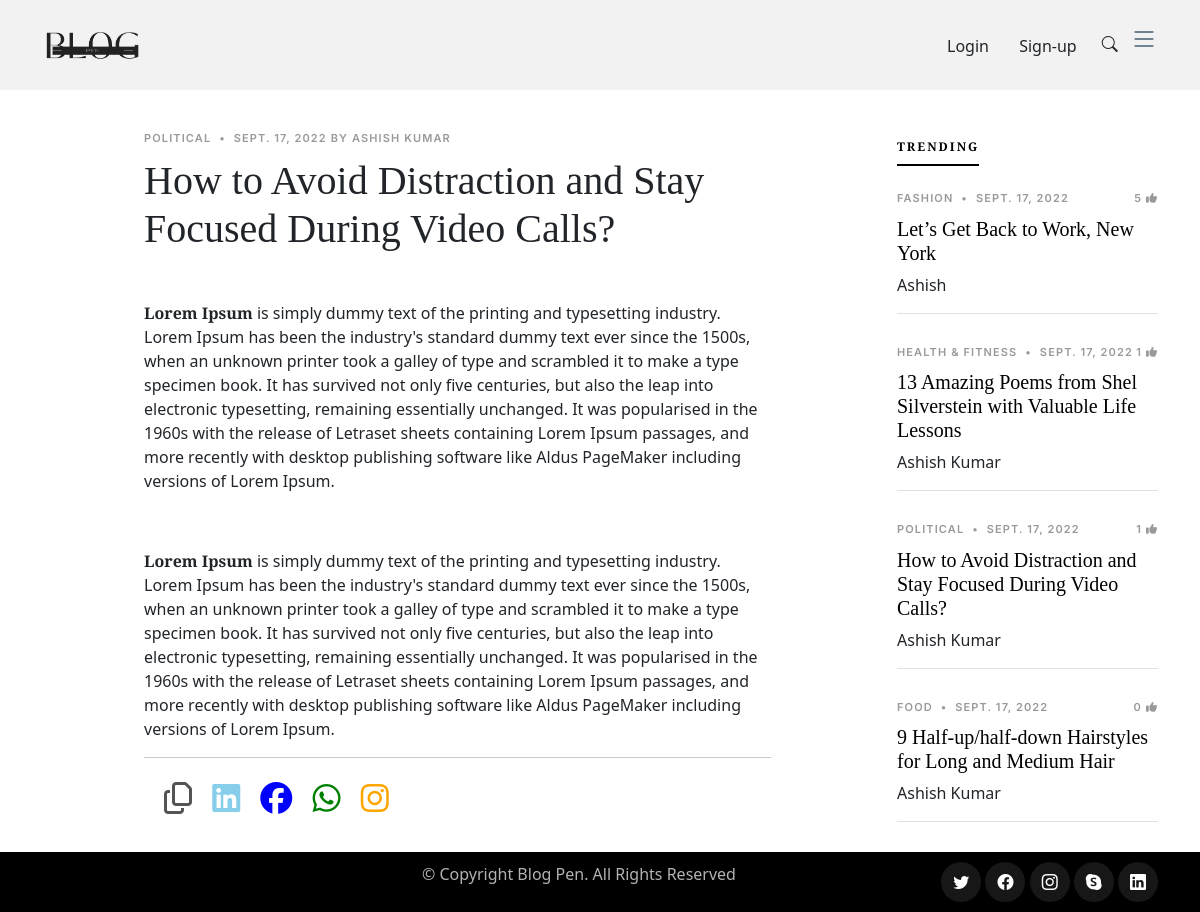
The app's page /blog/6 with its own data.
### blog/models.py (models this page shows, shortened)
class Post(models.Model):
    sno = models.AutoField(primary_key=True)
    title = models.CharField(max_length=200)
    content = models.TextField()
    author = models.ForeignKey(User,on_delete=models.CASCADE)
    category  = models.CharField(
        max_length = 50,
        choices = INT_CHOICES,
        default = 'college'
        )
    likes = models.IntegerField(default=0)
    timestamp = models.DateField(blank=True)
    image = models.ImageField(upload_to="thumbnails/")

### blog/views.py (the view)
# urls.py: path('<str:slug>', views.blogpost, name='slug'),
def blogpost(request,slug):
    a = Post.objects.filter(sno = slug) # Fetching the required Post
    b = Post.objects.filter(sno = slug).first()
    trending =  Post.objects.all().order_by('-likes')
    return render(request,'blog/blogpost.html',{'post':a[0],'trending':trending[0:5],})

### templates/blog/blogpost.html (shortened to what this page needs)
{% extends 'home/basic.html' %}
{% block body %}
{% load extras %}
{% load social_share %}
<main id="">
  <section class="single-post-content">
    <div class="container">
      <div class="row">
        <div class="col-md-9 post-content" data-aos="fade-up">
          <div class="single-post">
            <div class="post-meta"><span class="date">{{post.category}}</span> <span class="mx-1">&bullet;</span> <span>{{post.timestamp}} by {{post.author.first_name}}</span></div>
            <h1 class="mb-5">{{post.title}}</h1>
            {{post.content|safe}}
          </div>
          <hr>
          <div class="container" >
            <i class="fa-regular fa-2x p-2 fa-copy " style="color:rgba(0, 0, 0, 0.67) " onclick="cop()" ></i>
            <i class="fa-brands fa-2x p-2 fa-linkedin" style="color:skyblue "></i>
            <i class="fa-brands fa-2x p-2 fa-facebook" style="color: blue;"></i>
            <i class="fa-brands fa-2x p-2  fa-whatsapp" style="color: green;"></i>
            <i class="fa-brands fa-2x p-2  fa-instagram" style="color: orange;"></i>
          </div>
          <div style="height: 50px">
          </div>
        </div>
        <div class="col-md-3">
          <div class="aside-block">
            <ul class="nav nav-pills custom-tab-nav mb-4" id="pills-tab" role="tablist">
              <li class="nav-item" role="presentation">
                <button class="nav-link active" id="pills-popular-tab" data-bs-toggle="pill" data-bs-target="#pills-popular" type="button" role="tab" aria-controls="pills-popular" aria-selected="true">Trending</button>
              </li>
            </ul>
            <div class="tab-content" id="pills-tabContent">
              <div class="tab-pane fade show active" id="pills-popular" role="tabpanel" aria-labelledby="pills-popular-tab">
                {% for post in  trending %}
                <div class="post-entry-1 border-bottom">
                  <div class="post-meta"><span class="date">{{post.category}}</span> <span class="mx-1">&bullet;</span> <span>{{post.timestamp}}</span>
                  <span style="float: right"> {{post.likes}} <i class="fa  fa-thumbs-up"></i> </span></div>
                  <h2 class="mb-2"><a href="{% url 'slug' post.sno %}" >{{post.title}}</a></h2>
                  <span class="author mb-3 d-block">{{post.author.first_name}}</span>
                </div>
                {% endfor %}
              </div>
              </div>
            </div>
          </div>
        </div>
      </div>
  </section>
</main>
  {% endblock body %}

### static/assets/css/variables.css (style rules this page uses)
:root { --font-default: 'EB Garamond', system-ui, -apple-system, "Segoe UI", Roboto, "Helvetica Neue", Arial, "Noto Sans", "Liberation Sans", sans-serif, "Apple Color Emoji", "Segoe UI Emoji", "Segoe UI Symbol", "Noto Color Emoji"; --font-primary: 'EB Garamond', serif; --font-secondary: 'Inter', sans-serif; --color-default: #212529; --color-default-rgb: 33, 37, 41; --color-links: #212529; --color-links-hover: #15171a; --color-primary: #212529; --color-primary-light: #26282c; --color-primary-dark: #0b0c0e; --color-primary-rgb: 33, 37, 41; --color-primary-light-rgb: 38, 40, 44; --color-primary-dark-rgb: 11, 12, 14; --color-secondary: #596d80; --color-secondary-light: #8498aa; --color-secondary-dark: #404f5c; --color-secondary-rgb: 89, 109, 128; --color-secondary-light-rgb: 132, 152, 170; --color-secondary-dark-rgb: 64, 79, 92; --color-blue: #0d6efd; --color-blue-rgb: 13, 110, 253; --color-indigo: #6610f2; --color-indigo-rgb: 102, 16, 242; --color-purple: #6f42c1; --color-purple-rgb: 111, 66, 193; --color-pink: #f3268c; --color-pink-rgb: 243, 38, 140; --color-red: #df1529; --color-red-rgb: 223, 21, 4; --color-orange: #fd7e14; --color-orange-rgb: 253, 126, 20; --color-yellow: #ffc107; --color-yellow-rgb: 255, 193, 7; --color-green: #059652; --color-green-rgb: 5, 150, 82; --color-teal: #20c997; --color-teal-rgb: 32, 201, 151; --color-cyan: #0dcaf0; --color-cyan-rgb: 13, 202, 240; --color-white: #ffffff; --color-white-rgb: 255, 255, 255; --color-gray: #6c757d; --color-gray-rgb: 108, 117, 125; --color-black: #000000; --color-black-rgb: 0, 0, 0; }
:root { --bs-blue: var(--color-blue); --bs-indigo: var(--color-indigo); --bs-purple: var(--color-purple); --bs-pink: var(--color-pink); --bs-red: var(--color-red); --bs-orange: var(--color-orange); --bs-yellow: var(--color-yellow); --bs-green: var(--color-green); --bs-teal: var(--color-teal); --bs-cyan: var(--color-cyan); --bs-white: var(--color-white); --bs-gray: var(--color-gray); --bs-gray-dark: #343a40; --bs-gray-100: #f8f9fa; --bs-gray-200: #e9ecef; --bs-gray-300: #dee2e6; --bs-gray-400: #ced4da; --bs-gray-500: #adb5bd; --bs-gray-600: #6c757d; --bs-gray-700: #495057; --bs-gray-800: #343a40; --bs-gray-900: #212529; --bs-primary: var(--color-blue); --bs-secondary: var(--color-blue); --bs-success: #198754; --bs-info: #0dcaf0; --bs-warning: #ffc107; --bs-danger: #dc3545; --bs-light: #f8f9fa; --bs-dark: #212529; --bs-primary-rgb: var(--color-primary-rgb); --bs-secondary-rgb: var(--color-secondary-rgb); --bs-success-rgb: 25, 135, 84; --bs-info-rgb: 13, 202, 240; --bs-warning-rgb: 255, 193, 7; --bs-danger-rgb: 220, 53, 69; --bs-light-rgb: 248, 249, 250; --bs-dark-rgb: 33, 37, 41; --bs-white-rgb: var(--color-white-rgb); --bs-black-rgb: var(--color-black-rgb); --bs-body-color-rgb: var(--color-default-rgb); --bs-body-bg-rgb: 255, 255, 255; --bs-font-sans-serif: var(--font-default); --bs-font-monospace: SFMono-Regular, Menlo, Monaco, Consolas, "Liberation Mono", "Courier New", monospace; --bs-gradient: linear-gradient(180deg, rgba(255, 255, 255, 0.15), rgba(255, 255, 255, 0)); --bs-body-font-family: var(--font-default); --bs-body-font-size: 1rem; --bs-body-font-weight: 400; --bs-body-line-height: 1.5; --bs-body-color: var(--color-default); --bs-body-bg: #fff; }

### records on screen
Post: category "POLITICAL", timestamp "SEPT. 17, 2022", author.first_name "ASHISH KUMAR", title "How to Avoid Distraction and Stay Focused During Video Calls?", content "Lorem Ipsum is simply dummy text of the printing and typesetting industry. Lorem Ipsum has been the industry's standard dummy text ever since the 1500s, when an unknown printer took a galley of type and scrambled it to make a type specimen book. It has survived not only five centuries, but also the leap into electronic typesetting, remaining essentially unchanged. It was popularised in the 1960s with the release of Letraset sheets containing Lorem Ipsum passages, and more recently with desktop publishing software like Aldus PageMaker including versions of Lorem Ipsum. Lorem Ipsum is simply dummy text of the printing and typesetting industry. Lorem Ipsum has been the industry's standard…", likes "1", author.first_name "Ashish Kumar"
Post: category "FASHION", timestamp "SEPT. 17, 2022", likes "5", title "Let’s Get Back to Work, New York", author.first_name "Ashish"
Post: category "HEALTH & FITNESS", timestamp "SEPT. 17, 2022", likes "1", title "13 Amazing Poems from Shel Silverstein with Valuable Life Lessons", author.first_name "Ashish Kumar"
Post: category "FOOD", timestamp "SEPT. 17, 2022", likes "0", title "9 Half-up/half-down Hairstyles for Long and Medium Hair", author.first_name "Ashish Kumar"
